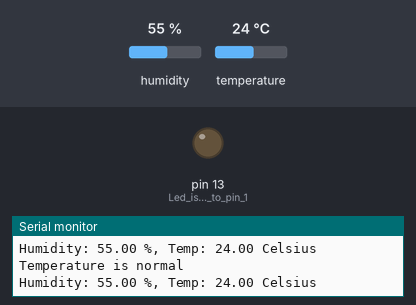
Simulated run of this sketch. Board: Arduino Uno, built with avr-gcc and run on an emulated ATmega328P. Shown: output pins drawn as LEDs (lit = HIGH), the last lines printed to the serial monitor. The inputs (shaded band) are chosen by the test bench; at power-on: temperature 24 °C, humidity 55 %.

Above: at 5.9 s.
6.0 s: temperature set to 27.5 °C
10.4 s: temperature set to 28.6 °C
At 12.8 s:
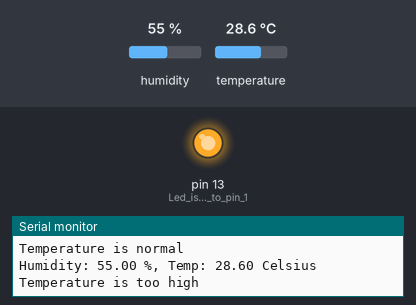
14.8 s: temperature set to 12 °C
At 19.2 s:
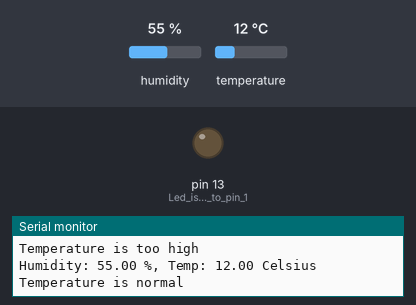
20.0 s: temperature set to 33 °C
At 23.0 s:
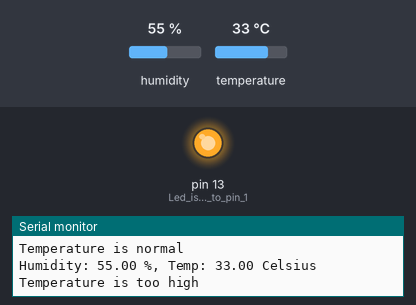
Timing chart, 0 to 24.5 s (numbered marks = the images above; inputs shaded):
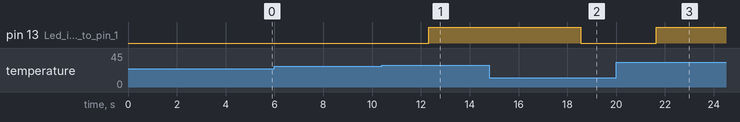

The sketch:

DHT22_Testing.ino
```cpp
//Libraries
#include <DHT.h>;

#define DHTPIN 11     // Sensor data pin connected to digital ardunio pin
#define DHTTYPE DHT22   // DHT 22 type (AM2302)
DHT dht(DHTPIN, DHTTYPE); //// Initialize DHT sensor for normal 16mhz Arduino

//Variables
float humid;  //Stores humidity value
float temp; //Stores temperature value
int led = 13 ;

void setup()
{
  pinMode (13, OUTPUT); // Led is connected to pin 13
  Serial.begin(9600); //serial monitor
  dht.begin(); //start the sensor

}

void loop()
{
  delay(2000);
  //Read data and store it to variables humid and temp
  humid = dht.readHumidity();
  temp = dht.readTemperature();
  //Print temp and humidity values to serial monitor
  Serial.print("Humidity: ");
  Serial.print(humid);
  Serial.print(" %, Temp: ");
  Serial.print(temp);
  Serial.println(" Celsius");
  delay(1000); // Delay 1 sec.

  if (temp > 28) {  // if temp is above 28 led turns high state or else its low state
    digitalWrite(13, HIGH);
    Serial.println("Temperature is too high");
  }
  else {
    digitalWrite(13, LOW);
    Serial.println("Temperature is normal");
  }

  delay(100);
}
```

Measured:
- the behaviour switches between 28 and 28.1 °C on temperature (found by bisection; images 0 and 1)
- after the input at 10.4 s, pin 13 (Led_is_connected_to_pin_1): LOW → HIGH after 1.9 s
- after the input at 14.8 s, pin 13 (Led_is_connected_to_pin_1): HIGH → LOW after 3.7 s
- after the input at 20.0 s, pin 13 (Led_is_connected_to_pin_1): LOW → HIGH after 1.6 s
